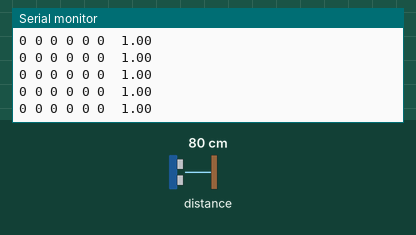
This sketch was run on a simulated Arduino Leonardo, built with avr-gcc and run on an emulated ATmega32U4. Shown: the last lines printed to the serial monitor. Inputs (shaded band) come from the test bench; at power-on: distance to the obstacle 80 cm.

Above: at 1.2 s.
1.3 s: distance to the obstacle set to 2 cm
At 1.47 s:
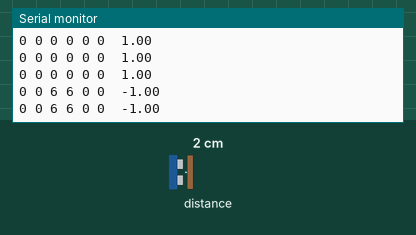
2.8 s: distance to the obstacle set to 18 cm
At 2.83 s:
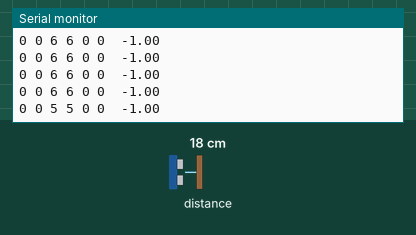
Timing chart, 0 to 5.8 s (numbered marks = the images above; inputs shaded):
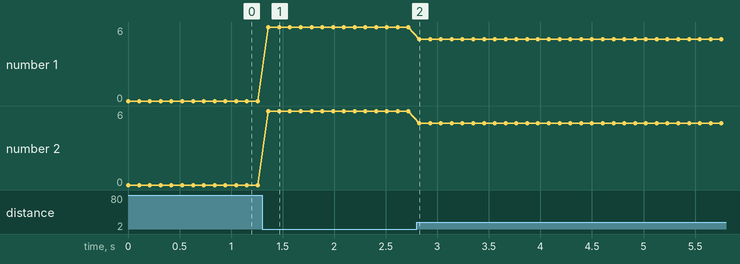

Measured:
- after the input at 1.3 s, the serial monitor: prints a new line after 0.06 s (image 1)
- after the input at 2.8 s, the serial monitor: prints a new line at once (image 2)
- plotted number 1: 0 → 6 after the input at 1.3 s, 6 → 5 after the input at 2.8 s
- plotted number 2: 0 → 6 after the input at 1.3 s, 6 → 5 after the input at 2.8 s

The sketch:

experiments_1.ino
```cpp
#include <Wire.h>
#include <Zumo32U4.h>
#include <math.h>

#define LL	countsArray[0]
#define LR	countsArray[1]
#define FL	countsArray[2]
#define FR	countsArray[3]
#define RL	countsArray[4]
#define RR	countsArray[5]
#define C	2

Zumo32U4LCD lcd;
Zumo32U4ProximitySensors prox;

int countsArray[6];

void setup()
{
	Serial.begin(9600);
	prox.initThreeSensors();
}


void printReadingsToSerial()
{
	static char buffer[80];
	sprintf(buffer, "%d %d %d %d %d %d",
		prox.countsLeftWithLeftLeds(),
		prox.countsLeftWithRightLeds(),
		prox.countsFrontWithLeftLeds(),
		prox.countsFrontWithRightLeds(),
		prox.countsRightWithLeftLeds(),
		prox.countsRightWithRightLeds()
		);
	Serial.print(buffer);
}

void read_sensors()
{
	prox.read();
	countsArray[0] = prox.countsLeftWithLeftLeds();
	countsArray[1] = prox.countsLeftWithRightLeds();
	countsArray[2] = prox.countsFrontWithLeftLeds();
	countsArray[3] = prox.countsFrontWithRightLeds();
	countsArray[4] = prox.countsRightWithLeftLeds();
	countsArray[5] = prox.countsRightWithRightLeds();
}

void test()
{
	double rad = (FR*FR - C - RR*RR) / (2 * C*RR);
	Serial.print("\t");
	Serial.println(rad);
}

void loop()
{
	/*
	* Populate the countsArray
	* Get an equation that normalizes the object position to a particular area
	*/
	read_sensors();
	printReadingsToSerial();
	test();
	delay(100);
}
```
